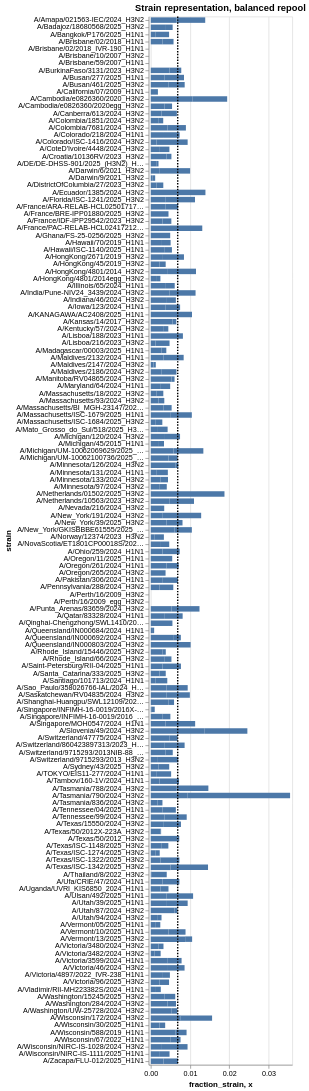

Notebook source saved alongside this figure:
### Markdown cell above
## Visualize barcode- and strain-level balancing in the current pool

### Code cell
# Plot the current fraction of each strain in the pool
strains_chart = (
    alt.Chart(mean_single_well)
    .encode(
        alt.X(
            "fraction_strain",
            scale=alt.Scale(nice=False, padding=3),
        ),
        alt.Y("strain"),
        
        tooltip = ['strain', 'fraction_strain', 'est_tcid50'],
    )
).mark_bar(height={"band": 0.85}).properties(
        height=alt.Step(10),
        width=250,
        title="",
    ).properties(
        height = alt.Step(10),
        width = 200,
        title = "Strain representation, balanced repool")

# add veritcal line where we would expect equal representation of all barcodes in pool
expected_line = alt.Chart(
    pd.DataFrame({'x': [1/num_strains]})
).mark_rule(strokeDash = [2,2], strokeWidth = 2).encode(x = 'x')

# plot both barcode counts and expected line
strains_chart + expected_line

### Figure 1 — Vega-Lite specification as saved in the notebook (floating-point values rounded to 4 significant figures; data arrays with more than 128 entries replaced by an {"elided": "..."} marker saying what was removed)
{"config": {"view": {"continuousWidth": 300, "continuousHeight": 300}}, "layer": [{"data": {"name": "data-4583c83892a3f793b7514f2fe6a09164"}, "mark": {"type": "bar", "height": {"band": 0.85}}, "encoding": {"tooltip": [{"field": "strain", "type": "nominal"}, {"field": "fraction_strain", "type": "quantitative"}, {"field": "est_tcid50", "type": "quantitative"}], "x": {"field": "fraction_strain", "scale": {"nice": false, "padding": 3}, "type": "quantitative"}, "y": {"field": "strain", "type": "nominal"}}, "title": "Strain representation, balanced repool"}, {"data": {"name": "data-29eb2ad8188ecf345adcb3243f7aa17b"}, "mark": {"type": "rule", "strokeDash": [2, 2], "strokeWidth": 2}, "encoding": {"x": {"field": "x", "type": "quantitative"}}}], "height": {"step": 10}, "width": 200, "$schema": "https://vega.github.io/schema/vega-lite/v5.16.3.json", "datasets": {"data-4583c83892a3f793b7514f2fe6a09164": {"elided": "292 records"}, "data-29eb2ad8188ecf345adcb3243f7aa17b": [{"x": 0.006849}]}}
